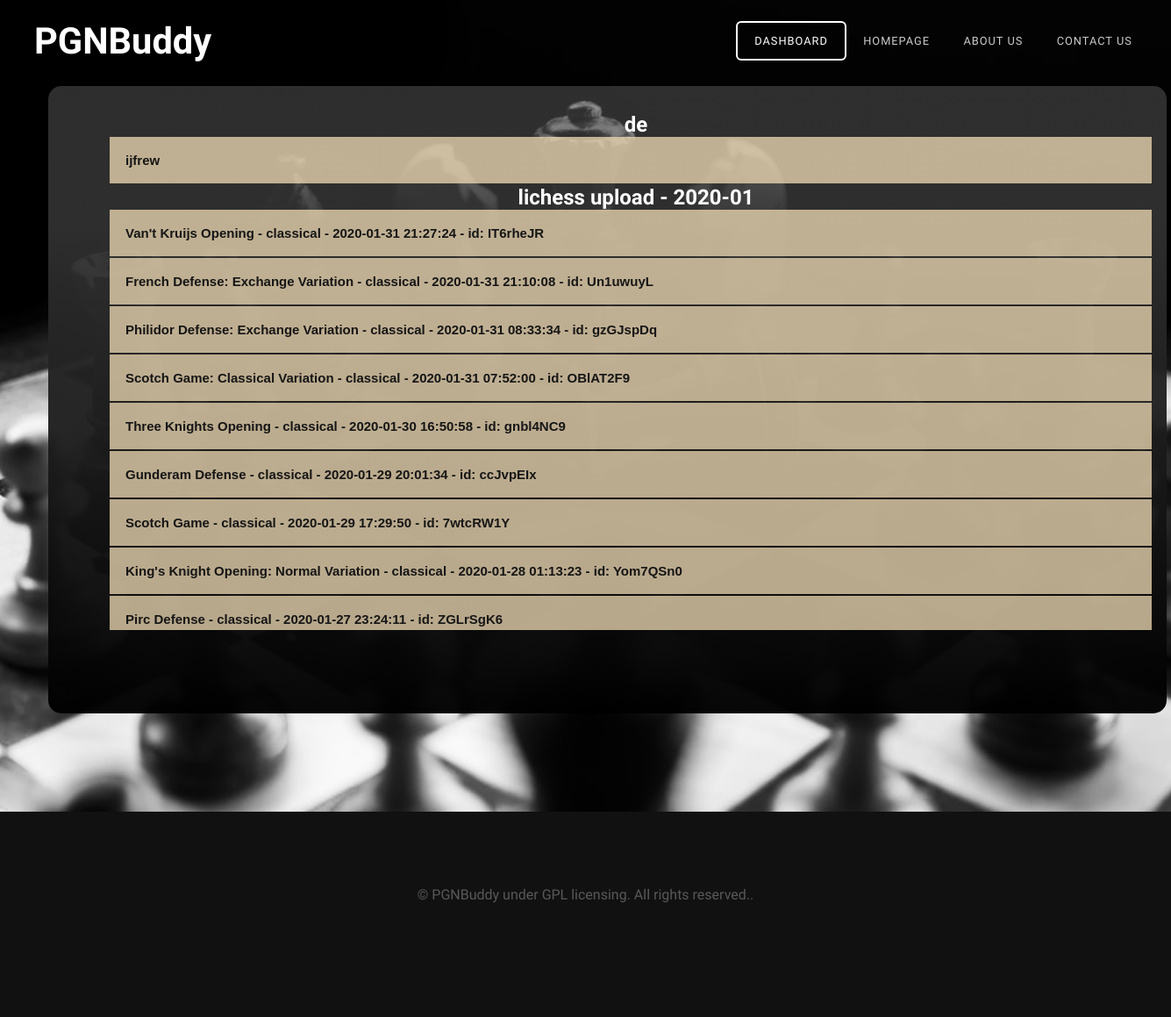
The page /mydatabase on the database its author committed.
### models.py (models this page shows)
class pgn(db.Model):
    __tablename__ = 'pgn'
    __table_args__ = {'extend_existing': True}
    game = db.Column(db.String(9999))
    fileName = db.Column(db.String(129))
    folder = db.Column(db.String(120))
    userId = db.Column(db.Integer, db.ForeignKey('user.id'))
    frame = db.Column(db.String(200))
    pgnId = db.Column(db.Integer, primary_key=True)

### main.py (the view)
@main.route('/mydatabase', methods=['POST', 'GET'])
def mydatabase():
    gamelist = []
    games = db.session.query(pgn).all()
    for game in games:
        gamelist.append(game.game)
    pgnlist = []
    pgns = db.session.query(pgn).all()
    for pg in pgns:
        pgnlist.append({
            'name': str(pg.fileName),
            'game': pg.game,
            'folder': pg.folder,
            'frame': pg.frame
        })
    folderlist = []
    folders = db.session.query(pgn.folder).all()
    for folder in folders:
        folderlist.append(str(folder))
    folderlist = list(dict.fromkeys(folderlist))
    return render_template(
        'users_database.html',
        games=gamelist,
        folders=folderlist,
        pgnlist=pgnlist
    )

### templates/users_database.html (shortened to what this page needs)
<!DOCTYPE html PUBLIC "-//W3C//DTD XHTML 1.0 Strict//EN" "http://www.w3.org/TR/xhtml1/DTD/xhtml1-strict.dtd">
<html xmlns="http://www.w3.org/1999/xhtml">
<head>
<link href="static/css/default.css" rel="stylesheet" type="text/css" media="all" />
<link href="static/css/fonts.css" rel="stylesheet" type="text/css" media="all" />
</head>
<body>
<div id="header-wrapper">
	<div id="header" class="container">
		<div id="logo">
			<h1><a href="{{url_for('main.home')}}">PGNBuddy</a></h1>
		</div>
		<div id="menu">
			<ul>
				<li class="active"><a href="{{url_for('main.dashboard')}}" accesskey="1" title="">Dashboard</a></li>
				<li><a href="{{url_for('main.home')}}" accesskey="2" title="">Homepage</a></li>
				<li><a href="#" accesskey="3" title="">About Us</a></li>
				<li><a href="#" accesskey="5" title="">Contact Us</a></li>
			</ul>
		</div>
	</div>
	<div class="titlebox-dash">
        <div id="banner" class="container">
			<div class="userdatabase">
				<ul>
                    {% for folder in folders %}
                    <li><h2>{{ folder[2:-3] }}</h2>
                        <ol>
                        {% for pg in pgnlist %}
                            {% if pg['folder'] == folder[2:-3] %}
                                <div id="accordion-{{loop.index}}">
                                    <h2 class="dbbutton">{{ pg.name }}</h2>
                                </div>
                            {% endif %}
                        {% endfor %}
                        </ol>
                    </li>
                    {% endfor %}
				</ul>
			</div>
		</div>
	</div>
</div>
<div id="copyright" class="container">
		<p>&copy; PGNBuddy under GPL licensing. All rights reserved.</a>.</p>
</div>
</body>
</html>

### static/css/default.css (style rules this page uses)
html, body { height: 100%; }
body { margin: 0px; padding: 0px; background: #111111; font-family: 'Didact Gothic', sans-serif; font-size: 12pt; font-weight: 200; color: #FFF; }
h1, h2, h3 { margin: 0; padding: 0; }
p, ol, ul { margin-top: 0; }
ol, ul { padding: 0; list-style: none; }
a { color: #ee0000; }
.container { margin: 0em auto; width: 1200px; }
.titlebox-dash { position: relative; margin-left: 55px; margin-top: -60px; width: 85%; height: 575px; top: 0px; left: 0px; background: rgb(129,129,129); background: linear-gradient(180deg, rgba(82, 82, 82, 0.558) 0%, rgba(49, 49, 49, 0.945) 22%, rgba(0, 0, 0, 0.972) 100%); padding: 70px; border-radius: 15px; }
#header-wrapper { position: relative; margin-top: -20px; padding: 5em 0em 7em 0em; background: #111111 url(images/checkmate.jpeg) no-repeat center; background-size: cover; }
#header { padding: 3.7em 0em; height: 50%; margin-top: -20px; }
#logo { position: absolute; padding-left: 39px; top: 2.6em; left: 0; }
#logo h1 { font-size: 2.6em; color: #79C255; }
#logo a { text-decoration: none; color: rgba(255,255,255,1); }
#menu { position: absolute; padding-right: 25px; top: 3.5em; right: 0; }
#menu ul { display: inline-block; }
#menu li { display: block; float: left; text-align: center; }
#menu li a, #menu li span { padding: 1em 1.5em; letter-spacing: 1px; text-decoration: none; text-transform: uppercase; font-size: 0.8em; color: rgba(255,255,255,0.80); }
#menu .active a { border: 2px solid rgba(255,255,255,1); border-radius: 6px; color: rgba(255,255,255,1); }
#banner { padding-top: 10em; text-align: center; }
.userdatabase { position: relative; overflow-y: scroll; width: 100%; height: 590px; margin-top: -200px; }
.dbbutton { background-color: rgba(239, 218, 180, 0.765); color: rgb(22, 22, 22); cursor: pointer; padding: 18px; width: 96%; font-family: Arial, Helvetica, sans-serif; text-align: left; font-size: 15px; margin-bottom: 2px; }
#copyright { overflow: hidden; padding: 5em 0em; border-top: 1px solid rgba(0,0,0,0.08); }
#copyright p { text-align: center; font-size: 1em; color: rgba(255,255,255,0.3); }

### rows shown on the page
pgn: name "ijfrew"
pgn: name "Van't Kruijs Opening - classical - 2020-01-31 21:27:24 - id: IT6rheJR"
pgn: name "French Defense: Exchange Variation - classical - 2020-01-31 21:10:08 - id: Un1uwuyL"
pgn: name "Philidor Defense: Exchange Variation - classical - 2020-01-31 08:33:34 - id: gzGJspDq"
pgn: name "Scotch Game: Classical Variation - classical - 2020-01-31 07:52:00 - id: OBlAT2F9"
pgn: name "Three Knights Opening - classical - 2020-01-30 16:50:58 - id: gnbl4NC9"
pgn: name "Gunderam Defense - classical - 2020-01-29 20:01:34 - id: ccJvpEIx"
pgn: name "Scotch Game - classical - 2020-01-29 17:29:50 - id: 7wtcRW1Y"
pgn: name "King's Knight Opening: Normal Variation - classical - 2020-01-28 01:13:23 - id: Yom7QSn0"
pgn: name "Pirc Defense - classical - 2020-01-27 23:24:11 - id: ZGLrSgK6"

### other values the page prints
{{ folder[2:-3] }} "de" "lichess upload - 2020-01"
